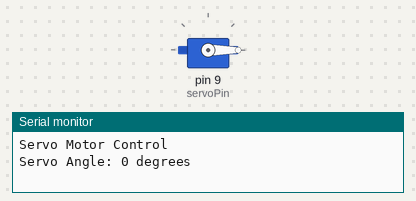
The sketch below on a simulated Arduino Uno, built with avr-gcc and run on an emulated ATmega328P. Parts: servo, the last lines printed to the serial monitor.

Above: at 0.05 s.
At 2.25 s:
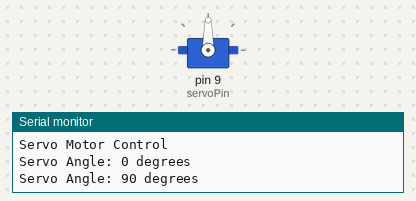
At 4.5 s:
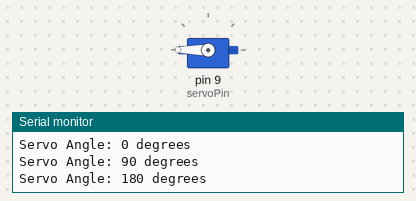
Timing chart, 0 to 5.9 s (numbered marks = the images above):
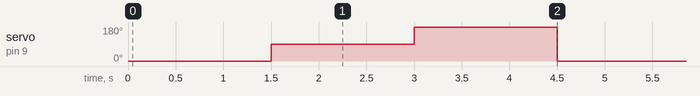

The sketch:

Servo_Motor_Control.ino
```cpp
// Servo Motor Control using Arduino Uno

#include <Servo.h>

Servo myServo;

const int servoPin = 9;

void setup() {
  Serial.begin(9600);

  myServo.attach(servoPin);

  Serial.println("Servo Motor Control");
}

void loop() {
  // Move servo to 0 degrees
  myServo.write(0);
  Serial.println("Servo Angle: 0 degrees");
  delay(1500);

  // Move servo to 90 degrees
  myServo.write(90);
  Serial.println("Servo Angle: 90 degrees");
  delay(1500);

  // Move servo to 180 degrees
  myServo.write(180);
  Serial.println("Servo Angle: 180 degrees");
  delay(1500);
}
```

Measured:
- by itself, servo on pin 9 (servoPin): repeats every 4.5 s: 180° 1.5 s, 0° 1.5 s, 90° 1.5 s
